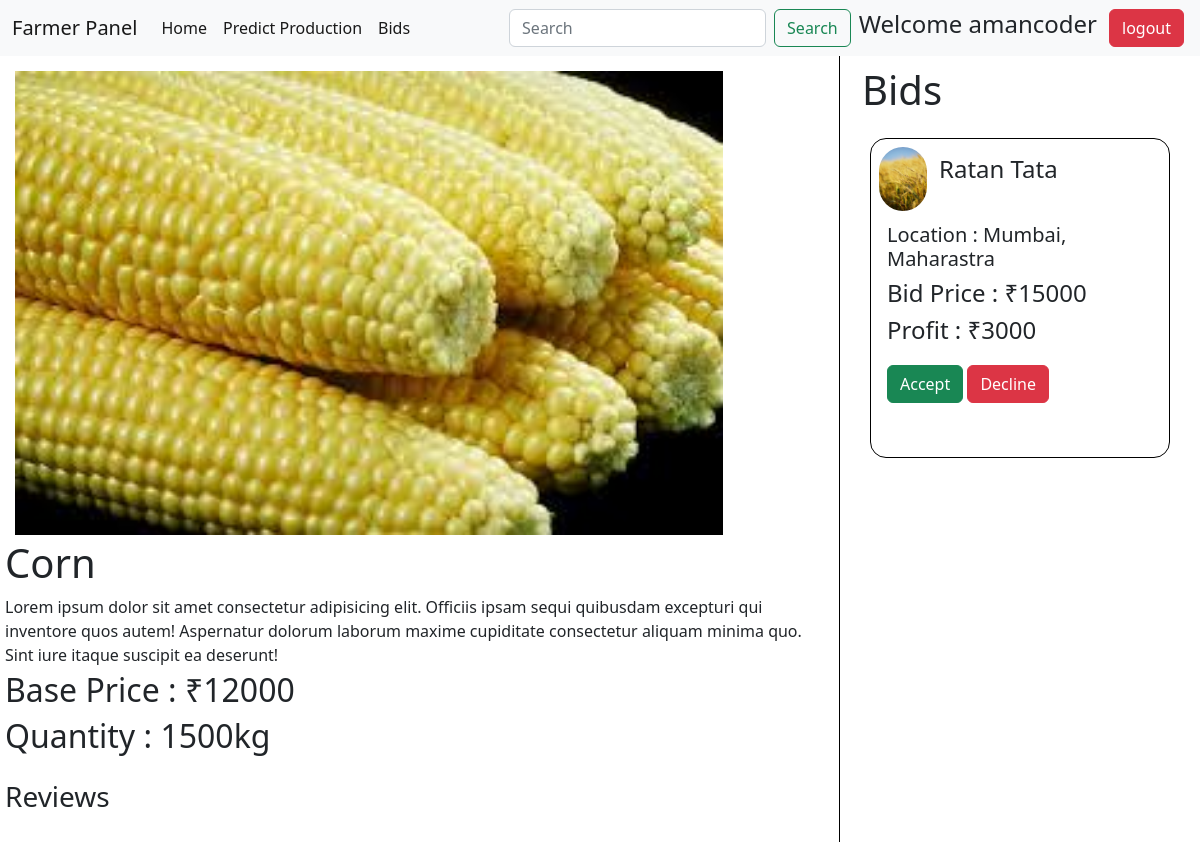
Page /farmer/crop/5/ (signed in) on the earlier database version.
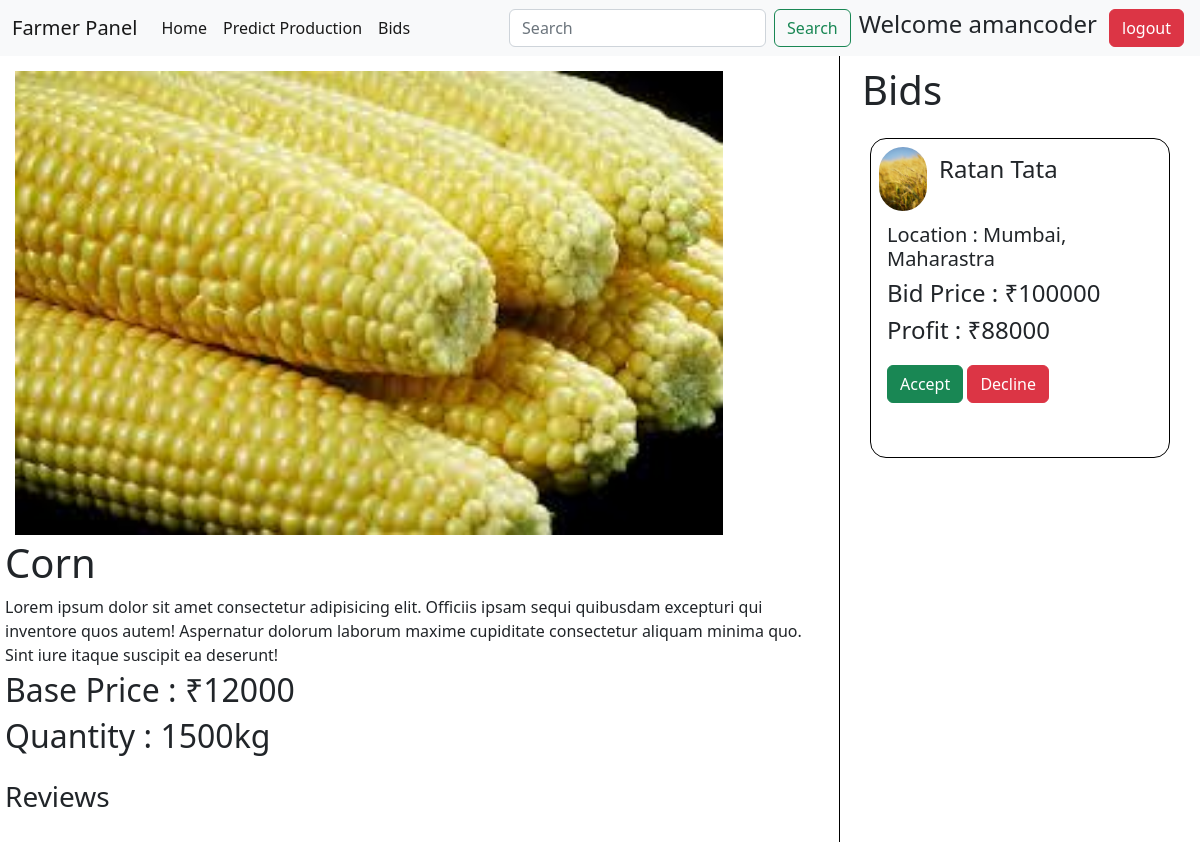
Same page on the later database version.
### farmer/models.py (models this page shows, shortened)
class Bid(models.Model):
    id = models.AutoField(primary_key=True)
    farmer = models.ForeignKey(UserProfile,default=None,on_delete = models.CASCADE,related_name="bid_farmer")
    customer = models.ForeignKey(UserProfile,on_delete = models.CASCADE,related_name="bid_coustmer")
    crop = models.ForeignKey(Product,on_delete=models.CASCADE,null=True,blank=True)
    status = models.CharField(choices = status_choice,max_length=20)
    bid_price = models.PositiveIntegerField()
    def __str__(self):
        return f"Bid by {self.customer.user.username}"
    @property
    def profit(self):
        return self.bid_price - self.crop.price

class Product(models.Model):
    id = models.AutoField(primary_key=True)
    farmer = models.ForeignKey(UserProfile,on_delete = models.CASCADE)
    crop_img = models.ImageField(upload_to="crop_img")
    crop_name = models.CharField(max_length=150)
    quantity = models.PositiveIntegerField()
    price = models.PositiveBigIntegerField()
    quality = models.CharField(choices=crop_quality_choice,max_length=30,null=True,blank=True)

### account/models.py (models this page shows, shortened)
class UserProfile(models.Model):
    id = models.AutoField(primary_key=True)
    user = models.ForeignKey(User,on_delete = models.CASCADE)
    user_type = models.CharField(choices=user_type_choices,max_length = 10)
    address = models.ForeignKey(Address,on_delete = models.CASCADE)
    contact_no = models.PositiveIntegerField()

class Address(models.Model):
    id = models.AutoField(primary_key = True)
    pincode = models.IntegerField(blank=True, null=True)
    city = models.CharField(choices=city_choices,max_length=70,blank=True, null=True,)
    state = models.CharField(choices=State_choices,max_length=70,blank=True, null=True)
    landmark = models.CharField(max_length=70)

### farmer/views.py (the view)
# urls.py: path("crop/<int:pk>/",cropDetail)
def cropDetail(request,pk):
    crop = Product.objects.get(pk = pk)
    farmer = UserProfile.objects.get(user = request.user)
    bids = []
    for b in Bid.objects.filter(crop = crop):
        if b.crop.farmer.user.username == farmer.user.username:
            bids.append(b)
    print(bids)
    context = {'crop':crop,'bids':bids}
    return render(request,"fullcropDetail.html",context=context)

### templates/fullcropDetail.html (shortened to what this page needs)
{% extends 'farmerbase.html' %}
{% block body %}
    <div class="main-container">
        <div class="right">
            <img src="{{crop.crop_img.url}}" alt="">
            <h1 class="my-1">{{crop.crop_name}}</h1>
            <p class="my-1">Lorem ipsum dolor sit amet consectetur adipisicing elit. Officiis ipsam sequi quibusdam excepturi qui inventore quos autem! Aspernatur dolorum laborum maxime cupiditate consectetur aliquam minima quo. Sint iure itaque suscipit ea deserunt!</p>
            <h2 id="price-heading">Base Price : ₹{{crop.price}}</h2>
            <h2>Quantity : {{crop.quantity}}kg</h2>
            <h3 class="my-3">Reviews</h3>
        </div>
        <div class="left">
            <h1>Bids</h1>
            {% for b in bids  %}
            <div class="my-3 bids-card">
                <div class="user-info">
                    <img class="mx-2 my-2" src="/static/predictpage.jpeg" alt="">
                    <h4 class="mx-1 my-3">{{b.customer.user.first_name}} {{b.customer.user.last_name}}</h4>
                </div>
                <h5 class="mx-3 my-1">Location : {{b.customer.address.city}}, {{b.customer.address.state}}</h5>
                <h4 class="mx-3 my-1">Bid Price : ₹{{b.bid_price}}</h4>
                <h4 class="mx-3 my-1">Profit : ₹{{b.profit}}</h4>
                <div class="mx-3 my-3 btns">
                    <button class="btn btn-success">Accept</button>
                    <button class="btn btn-danger">Decline</button>
                </div>
            </div>
            {% endfor %}
        </div>
    </div>
{% endblock body %}

Differences in the rows shown:
changed Bid "Ratan": bid_price "15000" → "100000"; profit "3000" → "88000"
